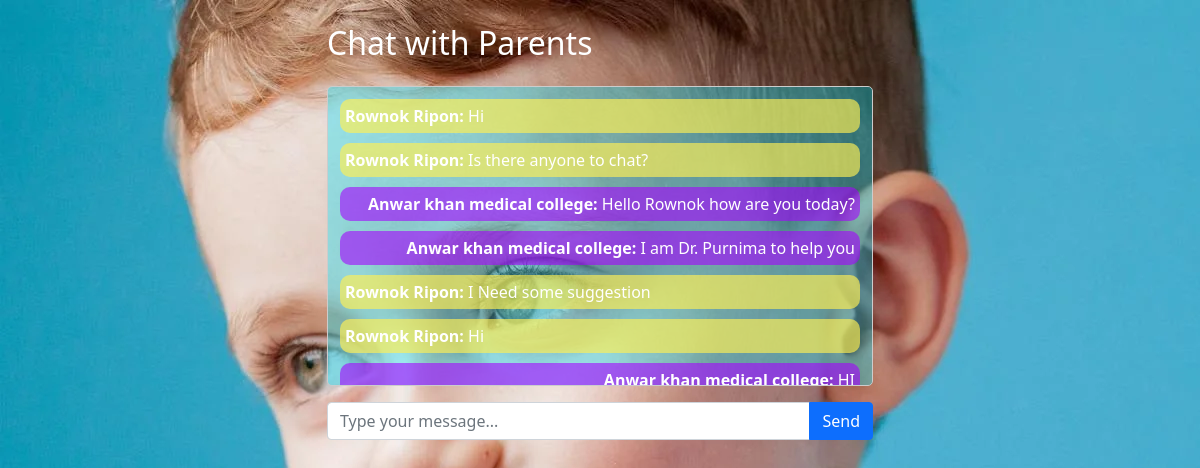
Screenshot of /Hospital/chat.php (signed in) with the database file from the repository.
### tables this page shows
CREATE TABLE `chat_messages` (
  `id` int(11) NOT NULL,
  `message` text NOT NULL,
  `sender_type` varchar(50) NOT NULL,
  `timestamp` timestamp NOT NULL DEFAULT current_timestamp(),
  `sender_id` int(11) DEFAULT NULL
);

CREATE TABLE `general_user` (
  `id` int(11) NOT NULL,
  `Name` varchar(125) NOT NULL,
  `Email` varchar(125) NOT NULL,
  `Pass` varchar(255) NOT NULL,
  `NID` varchar(125) NOT NULL,
  `Phone` varchar(125) NOT NULL,
  `Gender` varchar(15) NOT NULL,
  `DOB` date NOT NULL,
  `address` varchar(254) NOT NULL,
  `fathersName` varchar(254) NOT NULL,
  `mothersName` varchar(254) NOT NULL,
  `conPass` varchar(254) NOT NULL
);

CREATE TABLE `hospital` (
  `id` int(11) NOT NULL,
  `hospitalName` varchar(125) NOT NULL,
  `Email` varchar(254) NOT NULL,
  `hospitalUsername` varchar(125) NOT NULL,
  `password` varchar(125) NOT NULL,
  `conPass` varchar(254) NOT NULL
);

### Hospital/chat.php (the view, shortened to what this page needs)
<?php
$conn = mysqli_connect('localhost', 'root', '', 'vaccinated_db');
if (isset($_SESSION['GenLuserdata'])) {
    $loggedInHospitalUsername = $_SESSION['GenLuserdata'];
    $getHospitalInfoQuery = "SELECT id, hospitalName FROM hospital WHERE hospitalUsername = '$loggedInHospitalUsername'";
    $result = mysqli_query($conn, $getHospitalInfoQuery);
    if ($result && mysqli_num_rows($result) > 0) {
        $row = mysqli_fetch_assoc($result);
        $loggedInHospitalName = $row['hospitalName'];
    }
}
$sql = "SELECT cm.*, gu.Name AS sender_name FROM chat_messages cm
        LEFT JOIN general_user gu ON cm.sender_id = gu.id";
$result = mysqli_query($conn, $sql);
$messages = [];
if ($result && mysqli_num_rows($result) > 0) {
    while ($row = mysqli_fetch_assoc($result)) {
        $messages[] = $row;
    }
}
?>
<!DOCTYPE html>
<html>
<head>
    <link href="https://cdn.jsdelivr.net/npm/bootstrap@5.0.2/dist/css/bootstrap.min.css" rel="stylesheet">
</head>
<body>
<div class="container mt-4">
    <div class="row">
        <div class="col-md-6 offset-md-3">
            <h2 class="mb-4" style="color:#fff;">Chat with Parents</h2>
            <div id="chat-box" style="height: 300px; border: 1px solid #ccc; overflow-y: scroll;">
                <?php foreach ($messages as $message) : ?>
                    <?php
                    $messageClass = ($message['sender_type'] === 'hospital') ? 'hospital-message' : 'parent-message';
                    $alignClass = ($message['sender_type'] === 'hospital') ? 'text-right' : 'text-left';
                    $sender = ($message['sender_type'] === 'hospital') ? $loggedInHospitalName : $message['sender_name'];
                    ?>
                    <p class="<?php echo $messageClass . ' ' . $alignClass; ?>" data-message-id="<?php echo $message['id']; ?>">
                        <strong><?php echo $sender . ': '; ?></strong><?php echo $message['message']; ?>
                    </p>
                <?php endforeach; ?>
            </div>
            <form id="chat-form" class="input-group mt-3" method="POST">
                <input type="text" name="message" id="message-input" class="form-control" placeholder="Type your message...">
                <button type="submit" class="btn btn-primary">Send</button>
            </form>
        </div>
    </div>
</div>
</body>
</html>

### Hospital/chat.php (style rules this page uses)
body { background-image: url("../dist/img/bg.png"); }
div#chat-box { background: #00e5ff59; color: #fff; padding: 12px; border-radius: 5px; }
.hospital-message { text-align: right; color: #fff; background-color: #a600ff96; padding: 5px; border-radius: 10px; margin-bottom: 10px; }
.parent-message { text-align: left; color: #fff; background-color: #fff054a8; padding: 5px; border-radius: 10px; margin-bottom: 10px; }

### rows the page displays
chat_messages: general_user.Name "Rownok Ripon", message "Hi"
chat_messages: general_user.Name "Rownok Ripon", message "Is there anyone to chat?"
chat_messages: sender_type.hospitalName "Anwar khan medical college", message "Hello Rownok how are you today?"
chat_messages: sender_type.hospitalName "Anwar khan medical college", message "I am Dr. Purnima to help you"
chat_messages: general_user.Name "Rownok Ripon", message "I Need some suggestion"
chat_messages: general_user.Name "Rownok Ripon", message "Hi"
chat_messages: sender_type.hospitalName "Anwar khan medical college", message "HI"
